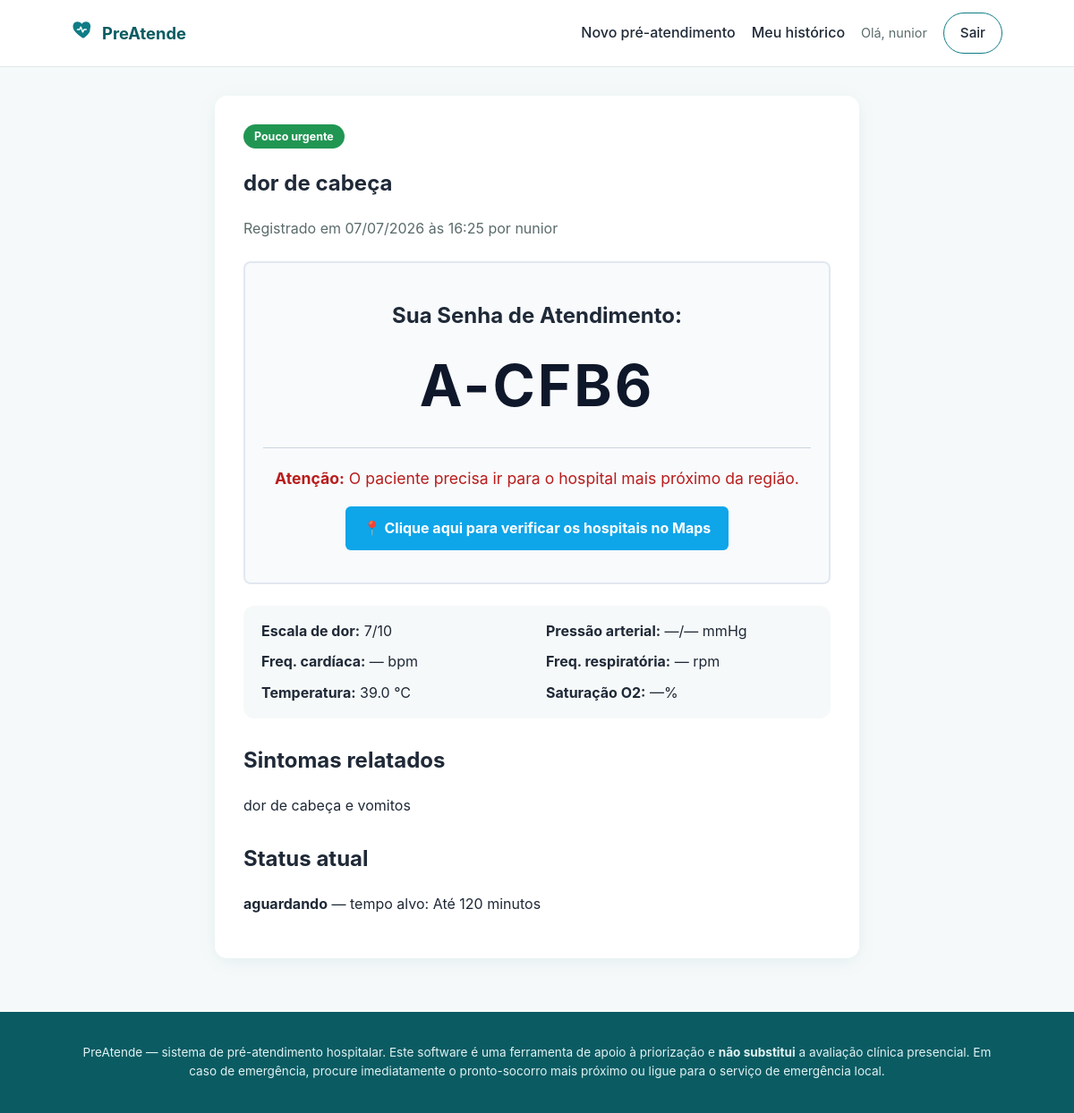
Screenshot of /pre-atendimento/cfb62292-5698-4098-992a-382795780dba (signed in) with the database file from the repository.
### app/models.py (models this page shows, shortened)
class User(db.Model, UserMixin):
    __tablename__ = "usuarios"
    id = db.Column(db.String(36), primary_key=True, default=gerar_uuid)
    nome = db.Column(db.String(120), nullable=False)
    email = db.Column(db.String(150), unique=True, nullable=False, index=True)
    senha_hash = db.Column(db.String(255), nullable=False)
    papel = db.Column(db.String(20), nullable=False, default="paciente")
    ativo = db.Column(db.Boolean, default=True, nullable=False)
    criado_em = db.Column(db.DateTime, default=datetime.utcnow)
    triagens = db.relationship(
        "Triagem", back_populates="paciente", foreign_keys="Triagem.paciente_id"
    )
    def is_profissional(self):
        return self.papel in ("profissional", "admin")

class Triagem(db.Model):
    __tablename__ = "triagens"
    id = db.Column(db.String(36), primary_key=True, default=gerar_uuid)
    paciente_id = db.Column(db.String(36), db.ForeignKey("usuarios.id"), nullable=False)
    queixa_principal = db.Column(db.String(255), nullable=False)
    sintomas = db.Column(db.Text, nullable=True)  # texto livre, sintomas relatados
    escala_dor = db.Column(db.Integer, nullable=False, default=0)  # 0 a 10
    pressao_sistolica = db.Column(db.Integer, nullable=True)
    pressao_diastolica = db.Column(db.Integer, nullable=True)
    frequencia_cardiaca = db.Column(db.Integer, nullable=True)
    frequencia_respiratoria = db.Column(db.Integer, nullable=True)
    temperatura = db.Column(db.Float, nullable=True)
    saturacao_o2 = db.Column(db.Integer, nullable=True)
    sinais_gravidade = db.Column(db.Text, nullable=True)  # ex.: "sangramento;falta_de_ar"
    classificacao_cor = db.Column(db.String(20), nullable=False, default="verde")
    pontuacao_risco = db.Column(db.Integer, nullable=False, default=0)
    motivo_classificacao = db.Column(db.Text, nullable=True)
    status = db.Column(db.String(20), nullable=False, default="aguardando")
    atendido_por_id = db.Column(db.String(36), db.ForeignKey("usuarios.id"), nullable=True)
    observacoes_profissional = db.Column(db.Text, nullable=True)
    criado_em = db.Column(db.DateTime, default=datetime.utcnow, index=True)
    atualizado_em = db.Column(db.DateTime, default=datetime.utcnow, onupdate=datetime.utcnow)
    paciente = db.relationship("User", back_populates="triagens", foreign_keys=[paciente_id])
    profissional = db.relationship("User", foreign_keys=[atendido_por_id])
    def info_prioridade(self):
        return CORES_PRIORIDADE.get(self.classificacao_cor, CORES_PRIORIDADE["verde"])

### app/web/routes.py (the view)
@web_bp.route("/pre-atendimento/<triagem_id>")
@login_required
def detalhe_triagem(triagem_id):
    triagem = Triagem.query.get_or_404(triagem_id)
    pode_ver = (
        triagem.paciente_id == current_user.id or current_user.is_profissional()
    )
    if not pode_ver:
        abort(403)
    form = AtualizarStatusForm(status=triagem.status, observacoes_profissional=triagem.observacoes_profissional)
    return render_template("detalhe_triagem.html", triagem=triagem, form=form)

### app/templates/detalhe_triagem.html (shortened to what this page needs)
{% extends "base.html" %}
{% block conteudo %}
<section class="cartao-formulario cartao-formulario--largo">
    <span class="etiqueta-cor etiqueta-cor--{{ triagem.classificacao_cor }}">{{ triagem.info_prioridade().label }}</span>
    <h1>{{ triagem.queixa_principal }}</h1>
    <p class="texto-suave">Registrado em {{ triagem.criado_em.strftime('%d/%m/%Y às %H:%M') }} por {{ triagem.paciente.nome }}</p>
    <div class="atendimento-info" style="margin: 24px 0; padding: 20px; border: 2px solid #e2e8f0; border-radius: 8px; text-align: center; background-color: #f8fafc;">
        <h2 style="margin-bottom: 8px;">Sua Senha de Atendimento:</h2>
        <h1 class="senha-destaque" style="font-size: 4em; color: #0f172a; margin: 10px 0; letter-spacing: 3px;">
            <strong>{{ triagem.senha | default('A-' ~ (triagem.id | string)[:4] | upper, true) }}</strong>
        </h1>
        <hr style="margin: 20px 0; border: none; border-top: 1px solid #cbd5e1;">
        <div class="instrucoes-mapa">
            <p style="color: #b91c1c; font-size: 1.1em;"><strong>Atenção:</strong> O paciente precisa ir para o hospital mais próximo da região.</p>
            <p style="margin-top: 15px;">
                <a href="https://www.google.com/maps/search/hospital+mais+próximo" target="_blank" rel="noopener noreferrer" style="display: inline-block; padding: 12px 20px; background-color: #0ea5e9; color: white; text-decoration: none; border-radius: 6px; font-weight: bold; transition: background-color 0.3s;">
                    📍 Clique aqui para verificar os hospitais no Maps
                </a>
            </p>
        </div>
    </div>
    <div class="grade-detalhe">
        <div><strong>Escala de dor:</strong> {{ triagem.escala_dor }}/10</div>
        <div><strong>Pressão arterial:</strong> {{ triagem.pressao_sistolica or '—' }}/{{ triagem.pressao_diastolica or '—' }} mmHg</div>
        <div><strong>Freq. cardíaca:</strong> {{ triagem.frequencia_cardiaca or '—' }} bpm</div>
        <div><strong>Freq. respiratória:</strong> {{ triagem.frequencia_respiratoria or '—' }} rpm</div>
        <div><strong>Temperatura:</strong> {{ triagem.temperatura or '—' }} °C</div>
        <div><strong>Saturação O2:</strong> {{ triagem.saturacao_o2 or '—' }}%</div>
    </div>
    {% if triagem.sintomas %}
    <h2 class="subtitulo">Sintomas relatados</h2>
    <p>{{ triagem.sintomas }}</p>
    {% endif %}
    {% if current_user.is_profissional() %}
    <h2 class="subtitulo">Motivo da classificação (uso interno)</h2>
    <p class="texto-suave">{{ triagem.motivo_classificacao }} · Pontuação: {{ triagem.pontuacao_risco }}</p>
    <h2 class="subtitulo">Atualizar status</h2>
    <form method="POST" action="{{ url_for('web.atualizar_status', triagem_id=triagem.id) }}" novalidate>
        {{ form.hidden_tag() }}
        <div class="campo">
            {{ form.status.label }}
            {{ form.status(class_="entrada") }}
        </div>
        <div class="campo">
            {{ form.observacoes_profissional.label }}
            {{ form.observacoes_profissional(class_="entrada", rows="3") }}
        </div>
        <button type="submit" class="botao botao--primario">Salvar</button>
    </form>
    {% else %}
    <h2 class="subtitulo">Status atual</h2>
    <p><strong>{{ triagem.status.replace('_', ' ') }}</strong> — tempo alvo: {{ triagem.info_prioridade().tempo_alvo }}</p>
    {% endif %}
</section>
{% endblock %}

### app/templates/base.html (shortened to what this page needs)
<!DOCTYPE html>
<html lang="pt-BR">
<head>
    <link rel="stylesheet" href="{{ url_for('static', filename='css/style.css') }}">
</head>
<body>
    <header class="topo">
        <div class="container topo__conteudo">
            <a href="{{ url_for('web.index') }}" class="marca">
                <span class="marca__icone" aria-hidden="true">
                </span>
                PreAtende
            </a>
            <nav class="nav-principal">
                {% if current_user.is_authenticated %}
                    {% if current_user.is_profissional() %}
                        <a href="{{ url_for('web.fila') }}">Fila de atendimento</a>
                    {% else %}
                        <a href="{{ url_for('web.nova_triagem') }}">Novo pré-atendimento</a>
                        <a href="{{ url_for('web.minhas_triagens') }}">Meu histórico</a>
                    {% endif %}
                    <span class="nav-usuario">Olá, {{ current_user.nome.split(' ')[0] }}</span>
                    <a href="{{ url_for('auth.logout') }}" class="botao botao--fantasma">Sair</a>
                {% else %}
                    <a href="{{ url_for('auth.login') }}">Entrar</a>
                    <a href="{{ url_for('auth.registrar') }}" class="botao botao--primario">Criar conta</a>
                {% endif %}
            </nav>
        </div>
    </header>
    <main class="container conteudo-principal">
        {% block conteudo %}{% endblock %}
    </main>
    <footer class="rodape">
        <div class="container">
            <p>PreAtende — sistema de pré-atendimento hospitalar. Este software é uma ferramenta de apoio à
            priorização e <strong>não substitui</strong> a avaliação clínica presencial. Em caso de emergência,
            procure imediatamente o pronto-socorro mais próximo ou ligue para o serviço de emergência local.</p>
        </div>
    </footer>
</body>
</html>

### app/static/css/style.css (style rules this page uses)
:root { --cor-primaria: #0f7c86; --cor-primaria-escura: #0b5b63; --cor-primaria-clara: #e6f5f4; --cor-fundo: #f6f9f9; --cor-texto: #1f2937; --cor-texto-suave: #5b6b6b; --cor-borda: #e2e8e8; --cor-branco: #ffffff; --cor-vermelho: #d7263d; --cor-laranja: #f2994a; --cor-amarelo: #e0b400; --cor-verde: #219653; --cor-azul: #2f80ed; --raio: 14px; --sombra: 0 4px 20px rgba(15, 124, 134, 0.08); --fonte: -apple-system, BlinkMacSystemFont, "Segoe UI", Roboto, Helvetica, Arial, sans-serif; }
* { box-sizing: border-box; }
body { margin: 0; font-family: var(--fonte); background: var(--cor-fundo); color: var(--cor-texto); line-height: 1.55; }
.container { max-width: 1080px; margin: 0 auto; padding: 0 20px; }
.topo { background: var(--cor-branco); border-bottom: 1px solid var(--cor-borda); position: sticky; top: 0; z-index: 10; }
.topo__conteudo { display: flex; align-items: center; justify-content: space-between; padding: 14px 20px; }
.marca { display: flex; align-items: center; gap: 8px; font-weight: 700; font-size: 1.15rem; color: var(--cor-primaria-escura); text-decoration: none; }
.nav-principal { display: flex; align-items: center; gap: 18px; flex-wrap: wrap; }
.nav-principal a { color: var(--cor-texto); text-decoration: none; font-weight: 500; }
.nav-usuario { color: var(--cor-texto-suave); font-size: 0.9rem; }
.botao { display: inline-block; padding: 10px 18px; border-radius: 999px; font-weight: 600; text-decoration: none; cursor: pointer; border: none; font-size: 0.95rem; transition: transform 0.05s ease, box-shadow 0.15s ease; }
.botao--fantasma { background: transparent; color: var(--cor-primaria-escura); border: 1.5px solid var(--cor-primaria); }
.conteudo-principal { padding: 32px 20px 60px; }
.cartao-formulario { background: var(--cor-branco); border-radius: var(--raio); box-shadow: var(--sombra); padding: 32px; max-width: 480px; margin: 0 auto; }
.cartao-formulario--largo { max-width: 720px; }
.texto-suave { color: var(--cor-texto-suave); }
.subtitulo { margin-top: 28px; }
.etiqueta-cor { display: inline-block; padding: 4px 12px; border-radius: 999px; font-size: 0.78rem; font-weight: 700; color: var(--cor-branco); }
.etiqueta-cor--verde { background: var(--cor-verde); }
.grade-detalhe { display: grid; grid-template-columns: repeat(auto-fit, minmax(200px, 1fr)); gap: 10px 20px; background: var(--cor-fundo); padding: 16px 20px; border-radius: 12px; margin: 18px 0; }
.rodape { background: var(--cor-primaria-escura); color: #dff2f1; padding: 22px 0; font-size: 0.85rem; text-align: center; }

### rows the page displays
User: nome "nunior", paciente.nome "nunior"
Triagem: info_prioridade "Pouco urgente", queixa_principal "dor de cabeça", criado_em "07/07/2026 às 16:25", escala_dor "7", pressao_sistolica "—", pressao_diastolica "—", frequencia_cardiaca "—", frequencia_respiratoria "—", temperatura "39.0", saturacao_o2 "—", sintomas "dor de cabeça e vomitos", status.replace "aguardando", info_prioridade "Até 120 minutos"
